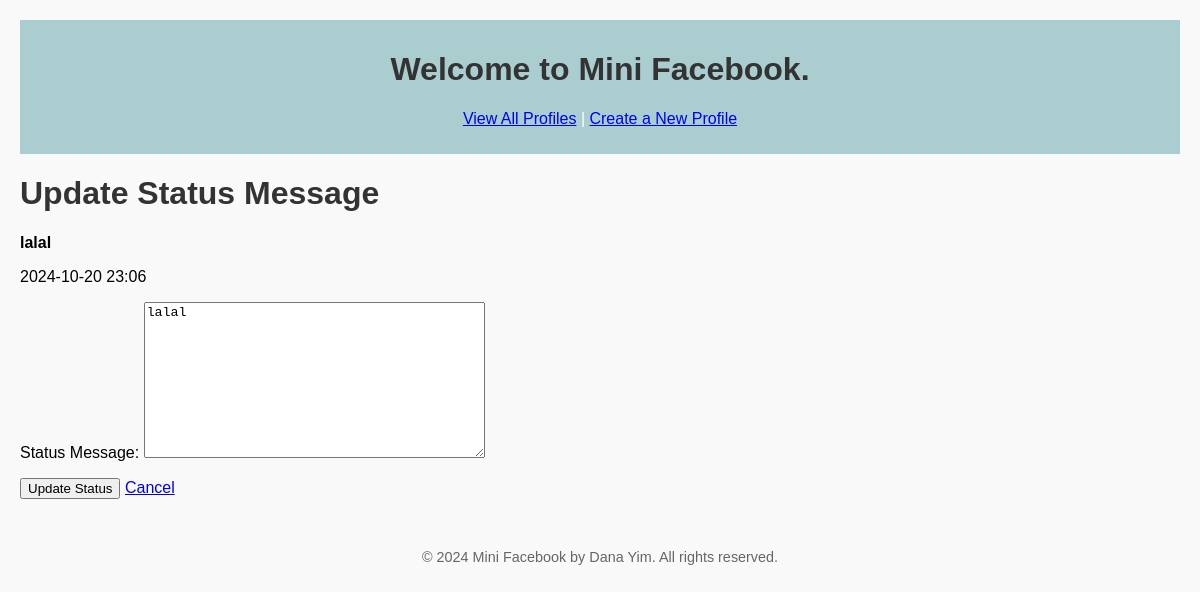
/mini_fb/status/10/update/, run on the app's committed database.
### mini_fb/models.py (models this page shows, shortened)
class StatusMessage(models.Model):
    timestamp = models.DateTimeField(default=timezone.now)  # Automatically sets the current time as default
    message = models.TextField(blank=False)  # Text of the status message
    profile = models.ForeignKey(Profile, on_delete=models.CASCADE, related_name='status_messages')  # Foreign key relationship

### mini_fb/views.py (the view, shortened to what this page needs)
# urls.py: path('status/<int:pk>/update/', views.UpdateStatusMessageView.as_view(), name='update_status'),
class UpdateStatusMessageView(UpdateView):
    model = StatusMessage
    form_class = CreateStatusMessageForm
    template_name = 'mini_fb/update_status_form.html'
    context_object_name = 'status_message'

### mini_fb/forms.py
class CreateStatusMessageForm(forms.ModelForm):
    message = forms.CharField(label="Status Message", widget=forms.Textarea, required=True)
    class Meta:
        model = StatusMessage
        fields = ['message']

### mini_fb/templates/mini_fb/update_status_form.html (shortened to what this page needs)
{% extends 'mini_fb/base.html' %}
{% block content %}
<h1>Update Status Message</h1>
<div class="status-message">
    <p><strong>{{ form.message.value }}</strong></p>
    <p>{{ status_message.timestamp|date:"Y-m-d H:i" }}</p>
</div>
<form method="post">
    {{ form.as_p }}
    <button type="submit">Update Status</button>
    <a href="{% url 'show_profile' status_message.profile.pk %}">Cancel</a>
</form>
{% endblock %}

### static/css/styles.css (style rules this page uses)
body { font-family: Arial, sans-serif; background-color: #f9f9f9; margin: 20px; }
h1, h2 { color: #333; }

### data on the page
StatusMessage: message.value "lalal", timestamp "2024-10-20 23:06", message "lalal"
